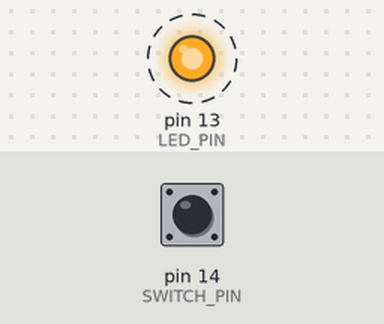
Bench run of a sketch on a simulated Arduino Uno, built with avr-gcc and run on an emulated ATmega328P. On the bench: output pins drawn as LEDs (lit = HIGH). Dashed ring = blinking. Inputs (shaded band) come from the test bench; at power-on: pin 14 (SWITCH_PIN) LOW. What the sketch prints to the serial monitor is not drawn.

Above: at 1.2 s.
1.3 s: pin 14 (SWITCH_PIN) pulled HIGH for 0.15 s
Timing chart, 0 to 10.3 s (numbered marks = the images above; inputs shaded):
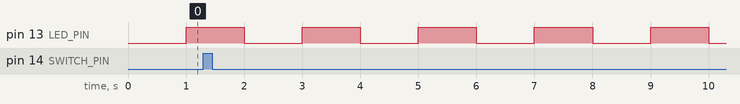

The sketch:

GPIO_TEST.ino
```cpp
#include "Arduino.h"
//The setup function is called once at startup of the sketch
enum State {
	LED_ON, LED_OFF
};

const int LED_PIN = 13;
const int SWITCH_PIN = 14;
State current;
const int LED_DELAY = 1000;

void setup() {
	current = LED_OFF;
	pinMode(LED_PIN, OUTPUT);
	pinMode(SWITCH_PIN, INPUT);
	Serial.begin(9600);
}

unsigned long lastChangeTime;
boolean timeDiff(unsigned long start, int specifiedDelay) {
	return (millis() - start >= specifiedDelay);
}

void ledOff() {
	digitalWrite(LED_PIN, LOW);
	int delay = getLEDDelay();
	if (timeDiff(lastChangeTime, delay))
		current = LED_ON;
	//Serial.println("ON");
}

void ledOn() {
	digitalWrite(LED_PIN, HIGH);
	int delay = getLEDDelay();
	if (timeDiff(lastChangeTime, delay))
		current = LED_OFF;
	//Serial.println("OFF");
}

int getLEDDelay(){
	int delay = LED_DELAY;
	if(digitalRead(SWITCH_PIN) == HIGH){
		delay /= 2;
		Serial.println("BUTTON");
	}
	return delay;
}

// The loop function is called in an endless loop
void loop() {
	State old = current;
	switch (current) {
	case LED_OFF:
		ledOff();
		break;
	case LED_ON:
		ledOn();
		break;
	}
	if (old != current)
		lastChangeTime = millis();


}
```

sloeber.ino.cpp
```cpp
#ifdef __IN_ECLIPSE__
//This is a automatic generated file
//Please do not modify this file
//If you touch this file your change will be overwritten during the next build
//This file has been generated on 2020-02-18 11:54:05

#include "Arduino.h"
#include "Arduino.h"

void setup() ;
boolean timeDiff(unsigned long start, int specifiedDelay) ;
void ledOff() ;
void ledOn() ;
int getLEDDelay();
void loop() ;


#include "GPIO_TEST.ino"

#endif
```

Measured:
- by itself, pin 13 (LED_PIN): alternates HIGH for 1.0 s and LOW for 1.0 s
